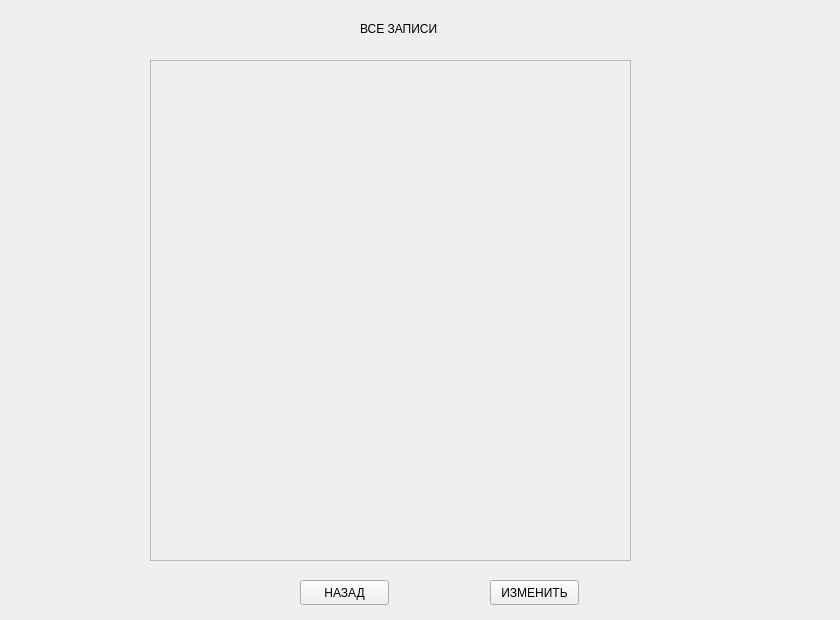
<?xml version="1.0" encoding="UTF-8"?>
<ui version="4.0">
 <class>ChangeRecordScreenUI</class>
 <widget class="QWidget" name="ChangeRecordScreenUI">
  <property name="geometry">
   <rect>
    <x>0</x>
    <y>0</y>
    <width>840</width>
    <height>620</height>
   </rect>
  </property>
  <property name="windowTitle">
   <string>Form</string>
  </property>
  <widget class="QLabel" name="all_records_label">
   <property name="geometry">
    <rect>
     <x>360</x>
     <y>20</y>
     <width>101</width>
     <height>17</height>
    </rect>
   </property>
   <property name="text">
    <string>ВСЕ ЗАПИСИ</string>
   </property>
  </widget>
  <widget class="QScrollArea" name="all_records_scrollArea">
   <property name="geometry">
    <rect>
     <x>150</x>
     <y>60</y>
     <width>481</width>
     <height>501</height>
    </rect>
   </property>
   <property name="widgetResizable">
    <bool>true</bool>
   </property>
   <widget class="QWidget" name="all_records_scrollAreaWidgetContents">
    <property name="geometry">
     <rect>
      <x>0</x>
      <y>0</y>
      <width>479</width>
      <height>499</height>
     </rect>
    </property>
   </widget>
  </widget>
  <widget class="QPushButton" name="back_pushButton">
   <property name="geometry">
    <rect>
     <x>300</x>
     <y>580</y>
     <width>89</width>
     <height>25</height>
    </rect>
   </property>
   <property name="text">
    <string>НАЗАД</string>
   </property>
  </widget>
  <widget class="QPushButton" name="change_pushButton">
   <property name="geometry">
    <rect>
     <x>490</x>
     <y>580</y>
     <width>89</width>
     <height>25</height>
    </rect>
   </property>
   <property name="text">
    <string>ИЗМЕНИТЬ</string>
   </property>
  </widget>
 </widget>
 <resources/>
 <connections/>
</ui>
